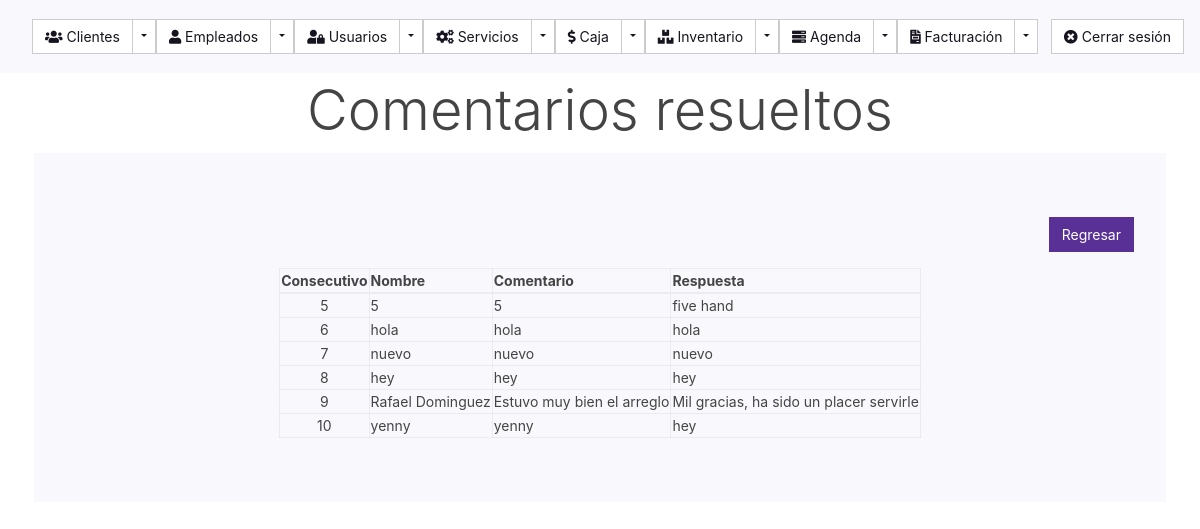
/respuestas_comentarios.php (signed in), run on the app's committed database.
### tables this page shows
CREATE TABLE `comentarios` (
  `id` int(10) NOT NULL,
  `nombre` varchar(100) NOT NULL,
  `correo` varchar(100) NOT NULL,
  `telefono` bigint(20) NOT NULL,
  `comentario` varchar(500) NOT NULL,
  `estado` varchar(50) NOT NULL,
  `observacion` varchar(500) NOT NULL
);

### respuestas_comentarios.php (the view, shortened to what this page needs)
<?php
  include 'includes/cn.php';
	include('includes/header2.php');
?>
	<main class="container p-1">
  	<div class="row">
    <div class="col-md-12">
    <center>
   <h4 class="display-4">Comentarios resueltos</h4>
    <div class="jumbotron">
    	<div align="right">
    		<p class="lead"><a class="btn btn-primary" href="consultar_comentarios.php" role="button">Regresar</a></p>
    	</div>
      <table class="table-bordered">
        <thead>
          <tr class="navbar-dark">
            <th>Consecutivo</th>
            <th>Nombre</th>
            <th>Comentario</th>
            <th>Respuesta</th>
          </tr>
        </thead>
    	<tbody>
		<?php
		$consulta="SELECT * from comentarios where estado = 'atendido'";
		$resultado=mysqli_query($conexion,$consulta);
		while($mostrar=mysqli_fetch_array($resultado))
		{
		?>
		<tr>
			<td><center><?php echo $mostrar['id'] ?></center></td>
			<td><?php echo $mostrar['nombre'] ?></td>
      		<td><?php echo $mostrar['comentario'] ?></td>
			<td><?php echo $mostrar['observacion'] ?></td>
		</tr>
		<?php } ?>
	</table>
  </div>
</center>
</div>

### includes/header2.php (shortened to what this page needs)
<!DOCTYPE html>
<html lang="es">
  <head>
    <link href="css/bootstrap.css" rel="stylesheet" type="text/css">
    <link rel="stylesheet" href="https://use.fontawesome.com/releases/v5.6.3/css/all.css">
  </head>
<?php
if($_SESSION['rol']==1 or $_SESSION['rol']==2)
{
?>
<nav class="navbar navbar-expand-lg navbar-light bg-light">
<?php
}
?>
  <div class="collapse navbar-collapse" id="navbarColor02">
    <ul class="navbar-nav mr-auto">
      <li class="nav-item active">
          <div class="btn-group" role="group" aria-label="Button group with nested dropdown">
            <button type="button" class="btn btn-secondary "> <i class="fas fa-users"></i> Clientes</button>
            <div class="btn-group" role="group">
              <button id="btnGroupDrop2" type="button" class="btn btn-secondary btn-sm dropdown-toggle" data-toggle="dropdown" aria-haspopup="true" aria-expanded="false"></button>
            </div>
          </div>
        </li>
      <?php
      if($_SESSION['rol']==1 or $_SESSION['rol']==2)
      {
      ?>
        <li class="nav-item active">
          <div class="btn-group" role="group" aria-label="Button group with nested dropdown">
            <button type="button" class="btn btn-secondary "><i class="fas fa-user"></i> Empleados</button>
            <div class="btn-group" role="group">
              <button id="btnGroupDrop2" type="button" class="btn btn-secondary btn-sm dropdown-toggle" data-toggle="dropdown" aria-haspopup="true" aria-expanded="false"></button>
            </div>
          </div>
        </li>
        <li class="nav-item active">
          <div class="btn-group" role="group" aria-label="Button group with nested dropdown">
            <button type="button" class="btn btn-secondary "> <i class="fas fa-user-lock"></i> Usuarios</button>
            <div class="btn-group" role="group">
              <button id="btnGroupDrop2" type="button" class="btn btn-secondary btn-sm dropdown-toggle" data-toggle="dropdown" aria-haspopup="true" aria-expanded="false"></button>
            </div>
          </div>
        </li>
        <li class="nav-item active">
          <div class="btn-group" role="group" aria-label="Button group with nested dropdown">
            <button type="button" class="btn btn-secondary "><i class="fas fa-cogs"></i> Servicios</button>
            <div class="btn-group" role="group">
              <button id="btnGroupDrop2" type="button" class="btn btn-secondary btn-sm dropdown-toggle" data-toggle="dropdown" aria-haspopup="true" aria-expanded="false"></button>
            </div>
          </div>
        </li>
        <li class="nav-item active">
          <div class="btn-group" role="group" aria-label="Button group with nested dropdown">
            <button type="button" class="btn btn-secondary "><i class="fas fa-dollar-sign"></i> Caja</button>
            <div class="btn-group" role="group">
              <button id="btnGroupDrop2" type="button" class="btn btn-secondary btn-sm dropdown-toggle" data-toggle="dropdown" aria-haspopup="true" aria-expanded="false"></button>
            </div>
          </div>
        </li>
        <li class="nav-item active">
          <div class="btn-group" role="group" aria-label="Button group with nested dropdown">
            <button type="button" class="btn btn-secondary "><i class="fas fa-boxes"></i> Inventario</button>
            <div class="btn-group" role="group">
              <button id="btnGroupDrop2" type="button" class="btn btn-secondary btn-sm dropdown-toggle" data-toggle="dropdown" aria-haspopup="true" aria-expanded="false"></button>
            </div>
          </div>
        </li>
      <?php
      }
      ?>
        <li class="nav-item active">
          <div class="btn-group" role="group" aria-label="Button group with nested dropdown">
            <button type="button" class="btn btn-secondary "><i class="fas fa-server"></i> Agenda</button>
            <div class="btn-group" role="group">
              <button id="btnGroupDrop2" type="button" class="btn btn-secondary btn-sm dropdown-toggle" data-toggle="dropdown" aria-haspopup="true" aria-expanded="false"></button>
            </div>
          </div>
        </li>
        <?php if($_SESSION['rol']==1 or $_SESSION['rol']==2) { ?>
        <li class="nav-item active">
          <div class="btn-group" role="group" aria-label="Button group with nested dropdown">
            <button type="button" class="btn btn-secondary "><i class="fas fa-file-invoice"></i> Facturación</button>
            <div class="btn-group" role="group">
              <button id="btnGroupDrop2" type="button" class="btn btn-secondary btn-sm dropdown-toggle" data-toggle="dropdown" aria-haspopup="true" aria-expanded="false"></button>
            </div>
          </div>
        </li>
        <?php } ?>
    </ul>
    <form class="form-inline my-2 my-lg-0">
      <a class="btn btn-secondary " href="cerrar_sesion.php"><i class="fas fa-times-circle"></i> Cerrar sesión</a>
    </form>
  </div>
</nav>

### data on the page
comentarios: id "5", nombre "5", comentario "5", observacion "five hand"
comentarios: id "6", nombre "hola", comentario "hola", observacion "hola"
comentarios: id "7", nombre "nuevo", comentario "nuevo", observacion "nuevo"
comentarios: id "8", nombre "hey", comentario "hey", observacion "hey"
comentarios: id "9", nombre "Rafael Dominguez", comentario "Estuvo muy bien el arreglo", observacion "Mil gracias, ha sido un placer servirle"
comentarios: id "10", nombre "yenny", comentario "yenny", observacion "hey"
